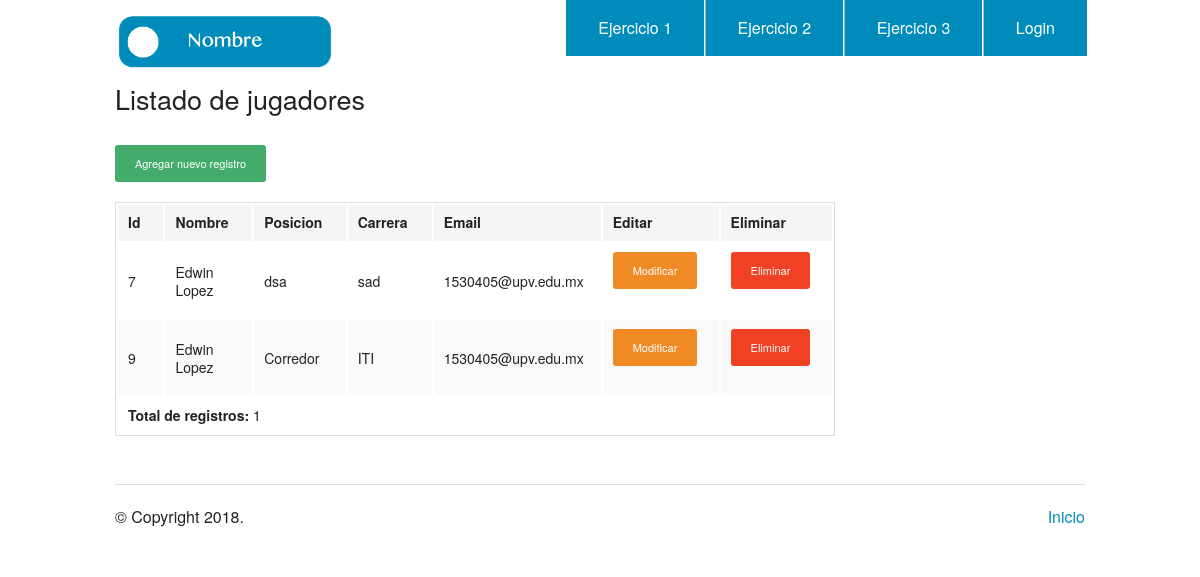
Page /listado.php?t=1 on the committed database.
### tables this page shows
CREATE TABLE `sport_team` (
  `id` int(11) NOT NULL,
  `carrera` varchar(50) DEFAULT NULL,
  `email` varchar(50) DEFAULT NULL,
  `id_type` varchar(50) DEFAULT NULL,
  `nombre` varchar(50) DEFAULT NULL,
  `posicion` varchar(50) DEFAULT NULL
);

### db/database_utilities.php (called while the page is built, shortened)
<?php
	function getPDO()
	{
	    $host = DB_SERVER;
	    $dbname = DB_DATABASE;
	    $port = DB_PORT;
	    $connStr =  "mysql:host={$host};dbname={$dbname};port={$port}";
	    $dbOpt = array(
	        PDO::MYSQL_ATTR_INIT_COMMAND => "SET NAMES 'utf8'"
    );
    	return new PDO($connStr, DB_USER, DB_PASSWORD, $dbOpt);
	}
	$conn = getPDO();
	function getAll($id)
	{
		global $conn;
		$stmt = $conn->prepare('SELECT *from sport_team where id_type=:id');
		$stmt->bindParam(':id', $id);
		$stmt->execute();
		return $stmt;
	}
?>

### listado.php (the view, shortened to what this page needs)
<?php
include_once('db/database_utilities.php');
$t = $_GET["t"];
$user_access = getAll($t);
$total_users = count($user_access);
?>
<!doctype html>
<html class="no-js" lang="en">
  <head>
    <link rel="stylesheet" href="./css/foundation.css" />
  </head>
  <body>
    <?php require_once('header.php'); ?>
    <div class="row">
      <div class="large-9 columns">
        <h3>Listado de jugadores<h3>
        <div class="section-container tabs" data-section>
          <section class="section">
            <div class="content" data-slug="panel1">
              <td><a href="./add.php?t=<?php echo($t) ?>" class="button radius tiny success">Agregar nuevo registro</a></td>
              <?php if($total_users){ ?>
              <table>
                <thead>
                  <tr>
                    <th width="200">Id</th>
                    <th width="250">Nombre</th>
                    <th width="250">Posicion</th>
                    <th width="250">Carrera</th>
                    <th width="250">Email</th>
                    <th width="250">Editar</th>
                    <th width="250">Eliminar</th>
                  </tr>
                </thead>
                <tbody>
                  <?php while($user = $user_access->fetch(PDO::FETCH_ASSOC)) { ?>
                  <tr>
                    <td><?php echo $user['id'] ?></td>
                    <td><?php echo $user['nombre'] ?></td>
                    <td><?php echo $user['posicion'] ?></td>
                    <td><?php echo $user['carrera'] ?></td>
                    <td><?php echo $user['email'] ?></td>
                    <td><a href="./update.php?id=<?php echo($user['id']); ?>&t=<?php echo($t) ?>" class="button radius tiny warning">Modificar</a></td>
                    <td><a href="./delete.php?id=<?php echo($user['id']); ?>" class="button radius tiny alert" onClick="wait();">Eliminar</a></td>
                  </tr>
                  <?php } ?>
                  <tr>
                    <td colspan="4"><b>Total de registros: </b> <?php echo $total_users; ?></td>
                  </tr>
                </tbody>
              </table>
              <?php }else{ ?>
              No hay registros
              <?php } ?>
            </div>
          </section>
        </div>
      </div>
    </div>
    <?php require_once('footer.php'); ?>

### rows in the picture
sport_team: id "7", nombre "Edwin Lopez", posicion "dsa", carrera "sad", email "1530405@upv.edu.mx"
sport_team: id "9", nombre "Edwin Lopez", posicion "Corredor", carrera "ITI", email "1530405@upv.edu.mx"

### other values in the picture
$total_users "1"
